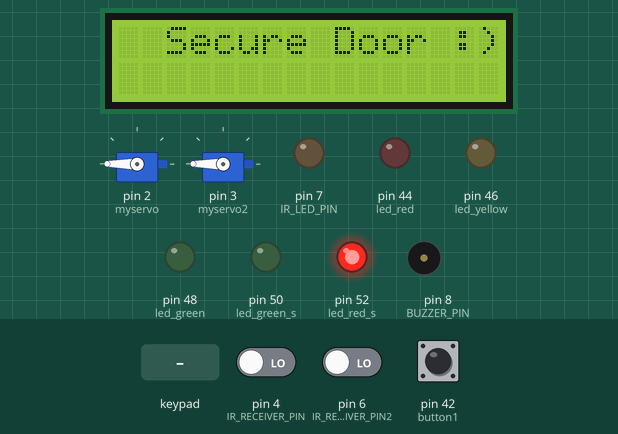
A sketch run on a simulated Arduino Mega 2560, built with avr-gcc and run on an emulated ATmega2560. Parts: 16×2 character LCD, 2 × servo, output pins drawn as LEDs (lit = HIGH), buzzer (waves = sounding, pin HIGH). Inputs (shaded band) come from the test bench; at power-on: pin 4 (IR_RECEIVER_PIN) LOW, pin 6 (IR_RECEIVER_PIN2) LOW, pin 42 (button1) HIGH. What the sketch prints to the serial monitor is not drawn.

Above: at 0.2 s.
1.3 s: pin 4 (IR_RECEIVER_PIN) driven HIGH
At 3.7 s:
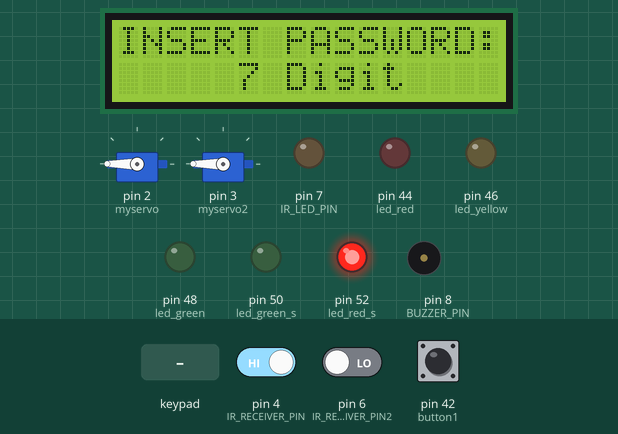
4.0 s: keypad keys 3 6 8 # pressed 0.611 s apart
At 4.8 s:
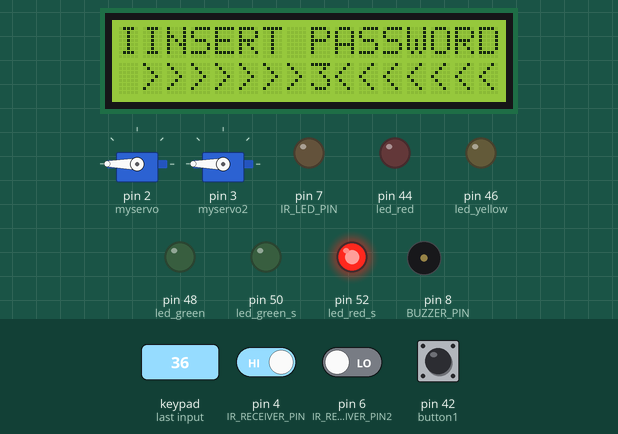
8.2 s: key 'A' pressed
At 11.1 s:
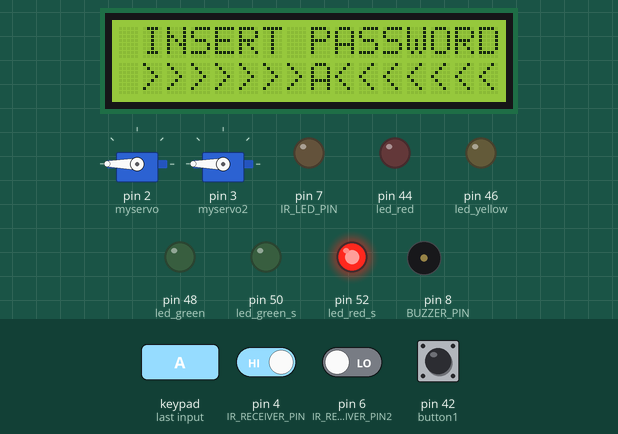
11.4 s: keypad keys 2 2 2 4 2 6 2 8 pressed 0.611 s apart
At 19.1 s:
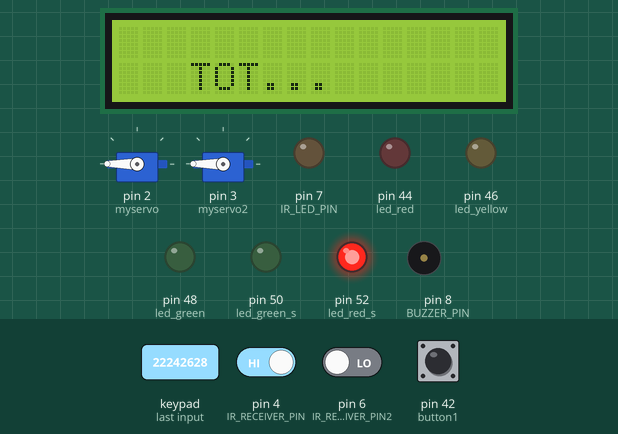
Timing chart, 0 to 20.6 s (numbered marks = the images above; inputs shaded):
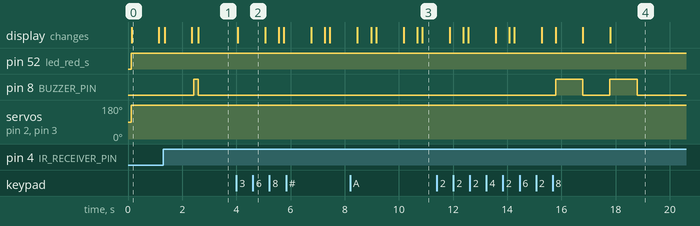

The sketch:

projectcircuit.ino
```cpp
const int IR_LED_PIN = 7;   // IR LED pin
const int IR_RECEIVER_PIN = 4;  // IR receiver pin
const int IR_RECEIVER_PIN2 = 6  ; //Sound sensor
const int BUZZER_PIN = 8;  // Buzzer pin
const int DEBOUNCE_DELAY = 50; // Debounce delay in milliseconds
const int led_red_s = 52; // status door

const int led_green_s = 50;

const int led_green = 48;
const int led_yellow = 46;
const int led_red = 44;

int button1 = 42;

int led_delay = 70;
int x = 180;

int check = false;
int check1 = false;
int check2 = false;
int check2_F = false;
int check_state_servo = false;
int check3 = false;
int check_fina = false;
bool ch_de = false;
bool t = false;


bool bf = false;
int time_bf = 5000;
const int time_min = 1;
int f_time_bf = 0;
int chb = 0;

bool sc = false;
bool sc2 = false;
bool sc3 = false;

int stack_key = 0;
int microphone_check = 0;

#include <Servo.h>
Servo myservo; //ประกาศตัวแปรแทน Servo
Servo myservo2;

#include <Keypad.h>
const byte ROWS = 4; //four rows
const byte COLS = 4; //three columns
char keys[ROWS][COLS] = {
  {'1', '2', '3', 'A'},
  {'4', '5', '6', 'B'},
  {'7', '8', '9', 'C'},
  {'*', '0', '#', 'D'}
};
byte rowPins[ROWS] = {22, 24, 26, 28};
byte colPins[COLS] = {30, 32, 34, 36};
Keypad keypad = Keypad( makeKeymap(keys), rowPins, colPins, ROWS, COLS );

const int log_password = 368;
int password = 0;

#include <LCD_I2C.h>
#include "DHT.h"
#define DHTPIN 2     // what digital pin we're connected to

// Uncomment whatever type you're using!
//#define DHTTYPE DHT11   // DHT 11
#define DHTTYPE DHT11   // DHT 22  (AM2302), AM2321
DHT dht(DHTPIN, DHTTYPE);

LCD_I2C lcd(0x27, 16, 2); // Default address of most PCF8574 modules, change according

int lcd_servo_open()
{
  lcd.setCursor(3, 0);
  lcd.print("OPEN DOOR");
  lcd.setCursor(3, 1);
  lcd.print("..........");
  return 1;
}

int lcd_servo_close()
{
  lcd.setCursor(3, 0);
  lcd.print("CLOSE DOOR");
  lcd.setCursor(3, 1);
  lcd.print("..........");
  microphone_check = 1;
  return 1;
}

int lcd_chb()
{
  lcd.setCursor(3, 0);
  lcd.print("ERROR!!");
  lcd.setCursor(3, 1);
  lcd.print(f_time_bf);

  return 1;
}


int s_time_brute()
{
  time_bf += chb * (time_bf * time_min);
  if (ch_de == false)
  {
    f_time_bf = time_bf;
    ch_de = true;
  }
  chb += 1;
  return 1;
}

int de_time()
{
  f_time_bf -= 1 ;
  return 1;
}

int debounceAnalogRead(int pin)
{
  int val = digitalRead(pin);
  delay(DEBOUNCE_DELAY);
  int newVal = digitalRead(pin);
  if (abs(val - newVal) < 10)
  {
    return newVal;
  }
  else
  {
    return val;
  }
}

void setup()
{
  pinMode(IR_LED_PIN, OUTPUT);
  pinMode(IR_RECEIVER_PIN, INPUT);
  pinMode(BUZZER_PIN, OUTPUT);

  pinMode(led_red_s, OUTPUT);
  pinMode(led_green_s, OUTPUT);

  pinMode(IR_RECEIVER_PIN2, INPUT);
  pinMode(led_green, OUTPUT);
  pinMode(led_yellow, OUTPUT);
  pinMode(led_red, OUTPUT);
  pinMode(button1, INPUT_PULLUP);


  Serial.begin(9600);
  lcd.begin();
  lcd.backlight();
  myservo.attach(2); // กำหนดขา 9 ควบคุม Servo
  myservo2.attach(3);
}

void loop() {
  int buttonState = debounceAnalogRead(button1);
  Serial.print("check2_F =");
  Serial.println(check2_F);

  if (not(sc3)) {
    myservo.write(180);
    myservo2.write(180);
    digitalWrite(led_red_s, HIGH);
    digitalWrite(led_green_s, LOW);
    sc3 = true;
  }

  if (digitalRead(BUZZER_PIN) or check)
  {
    if (check1 == false)
    {
      lcd.setCursor(0, 0);
      lcd.print("INSERT PASSWORD:))");
      lcd.setCursor(5, 1);
      lcd.print("7 Digit");
    }
    check = true;
    check1 = true;
    char key = keypad.getKey();

    if (key != NO_KEY and check2 == false) {
      stack_key += 1;
      lcd.setCursor(1, 0);
      lcd.print("INSERT PASSWORD :");
      lcd.setCursor(1, 1);
      lcd.print(">>>>>>>");
      lcd.setCursor(8, 1);
      lcd.print(key);
      lcd.setCursor(9, 1);
      lcd.print("<<<<<<<");
      delay(1000);
      lcd.clear();
      lcd.setCursor(4, 0);
      lcd.print("SET");
      lcd.setCursor(9, 0);
      lcd.print(stack_key);
      //delay(500);
      lcd.setCursor(3,1);
      lcd.print("Press");
      lcd.setCursor(9, 1);
      lcd.print(key);
      delay(500);
      lcd.clear();


      password += int(key);
      if (stack_key == 7)
      {
        if (password == log_password) {
          check2 = true;
          digitalWrite(led_red_s, LOW);
          digitalWrite(led_green_s, HIGH);
        }
        else {
          check2_F = true;
          check2 = true;
        }
      }
      Serial.println(password);
    }

    if (check2_F == true and check2 == true)
    {
      digitalWrite(BUZZER_PIN, HIGH);
      delay(1000);
      lcd.setCursor(3, 0);
      lcd.print("Fail !!");
      digitalWrite(BUZZER_PIN, LOW);
      delay(1000);
      digitalWrite(BUZZER_PIN, HIGH);
      lcd.clear();
      lcd.setCursor(3, 1);
      lcd.print("TOT...");
      delay(1000);
      lcd.clear();
      check2 = false;
      check2_F = false;
      check = true;
      check1 = false;
      bf = true;
      stack_key = 0;
      password = 0;
      s_time_brute();
      digitalWrite(BUZZER_PIN, LOW);
    }

    if (bf == true )
    {
      while (f_time_bf > 0)
      {
        lcd_chb();
        de_time();
      }
      lcd.clear();
      bf = false;
    }


    if (check2 == true and check3 == false and check2_F == false and t == false)
    {
      lcd.setCursor(3, 0);
      lcd.print("Success !!");
      delay(1000);
      lcd.clear();
      lcd.setCursor(3, 1);
      lcd.print("WELCOME :)");
      delay(1000);
      lcd.clear();
      t = true;
      check_state_servo = true;
    }


    if (sc == false and sc2 == false and check_state_servo == true)
    {
      // put your main code here, to run repeatedly:
      for (int i = 1; i <= 45; i++)
      {                                                                                                         //i<=180
        digitalWrite(BUZZER_PIN, HIGH);
        lcd_servo_open();
        myservo.write(45);                                                                                                                       //myservo.write(i)
        myservo2.write(45);
        Serial.println(i);
        delay(10);
      }
      digitalWrite(BUZZER_PIN, LOW);
      sc = true;
      sc2 = true;
      Serial.println("1");
      lcd.clear();
    }

    if (digitalRead(IR_RECEIVER_PIN2) == HIGH and microphone_check > 0  )
    {
      digitalWrite(led_green, !digitalRead(led_green));
      digitalWrite(led_yellow, !digitalRead(led_yellow));
      digitalWrite(led_red, !digitalRead(led_red));
      lcd.setCursor(3, 0);
      lcd.print("Led On");
    }
    if (buttonState == LOW and microphone_check > 0)
    {
      digitalWrite(led_green, !digitalRead(led_green));
      digitalWrite(led_yellow, !digitalRead(led_yellow));
      digitalWrite(led_red, !digitalRead(led_red));
    }

    if (sc == true and sc2 == true and digitalRead(IR_RECEIVER_PIN))
    {
      for (int i = 180; i > 150; i--)
      {                                                                                                                          //i>60
        digitalWrite(BUZZER_PIN, HIGH);
        lcd_servo_close();
        myservo.write(180);                                                                                                                                      //myservo.write(i)
        myservo2.write(180);
        Serial.println(i);
        delay(10);
      }
      digitalWrite(BUZZER_PIN, LOW);
      sc = false;
      sc2 = false;
      check2 = false;
      check = true;
      check1 = false;
      check2_F = false;
      stack_key = 0;
      password = 0;
      t = 0;
      Serial.println("2");
      check_state_servo = false;
      digitalWrite(led_red_s, HIGH);
      digitalWrite(led_green_s, LOW);
      delay(1000);
      lcd.clear();
    }

    digitalWrite(BUZZER_PIN, LOW);
  }

  if (check == false) {
    lcd.setCursor(2, 0);
    lcd.print("Secure Door :))");
    delay(1000);
    lcd.clear();

    Serial.println(digitalRead(IR_RECEIVER_PIN));
    digitalWrite(IR_LED_PIN, HIGH);
    delayMicroseconds(100);  // Replace with your desired IR signal timing
    digitalWrite(IR_LED_PIN, LOW);
    delay(10);  // Wait for receiver to settle

    // Read status of IR receiver with debouncing
    int receiverValue = debounceAnalogRead(IR_RECEIVER_PIN);

    // If the receiver value is high, turn on the buzzer
    if (receiverValue == 1)
    {
      digitalWrite(BUZZER_PIN, HIGH);
      Serial.println("Buzzer ON");
    }
    else
    {
      digitalWrite(BUZZER_PIN, LOW);
      Serial.println("Buzzer OFF");
    }

    delay(100);  // Replace with your desired loop delay
  }
}
```

Measured:
- after the input at 1.3 s, pin 8 (BUZZER_PIN): LOW → HIGH after 1.1 s, → LOW 0.18 s later; the display: first differs from a run without the input after 1.3 s (image 1)
- after the input at 4.0 s, the display: changes after 0.05 s (image 2)
- after the input at 8.2 s, the display: first differs from a run without the input after 2.7 s (image 3)
- after the input at 11.4 s, pin 8 (BUZZER_PIN): alternates HIGH for 1.0 s and LOW for 1.0 s, 4 changes in all, then stays LOW, starting after 4.4 s; the display: first differs from a run without the input after 1.2 s (image 4 shows a later state)
- what the display in image 0 shows lasts 1.0 s, from 0.1 s to 1.1 s
